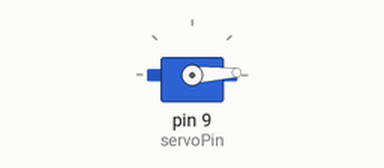
This sketch was run on a simulated Arduino Uno, built with avr-gcc and run on an emulated ATmega328P. On the bench: servo.

Above: at 0.05 s.
At 1.45 s:
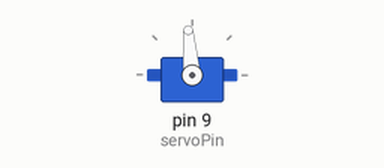
At 2.85 s:
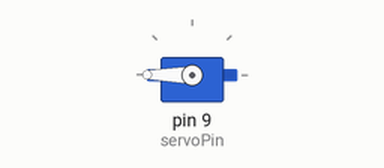
At 5.7 s:
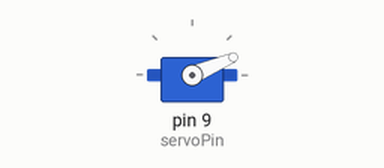
Timing chart, 0 to 8.0 s (numbered marks = the images above):
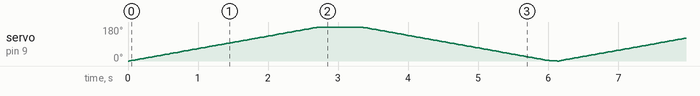

The sketch:

servo_example.ino
```cpp
#include <Servo.h>
int servoPin=9;
Servo servo;
int angle=0;
void setup() {
servo.attach(servoPin);
}

void loop() {
  for(angle =0; angle<200; angle++)
  {
    servo.write(angle);
    delay(15);
  }
  for(angle = 200; angle>0; angle--)
  {
    servo.write(angle);
    delay(15);
  }
  Serial.println(angle);
  delay(100);
}
```
